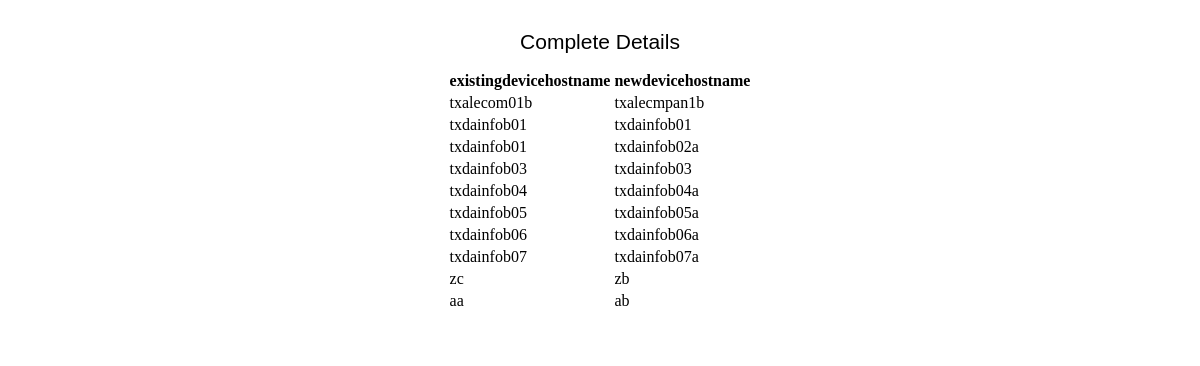
Screenshot of /cable/ccmd/ with the database file from the repository.
### cablematrix/models.py (models this page shows)
class cablematrix(models.Model):
    ticket_type=[
        ('email','EMAIL'),
        ('ess','ESS'),
        ('itons','ITONS'),
        ('aorts','AORTS'),
    ]
    status_type=[
        ('active','ACTIVE'),
        ('inprogress','INPROGRESS'),
        ('completed','COMPLETED'),
        ('onhold','ONHOLD'),
        ('cancelled','CANCELLED'),
        ('yettowork','Yet To Work'),
        ('notrequired','Not Required'),
    ]
    planner_type=[
        ('kalasapati venkata srivalli','KALASAPATI, VENKATA SRIVALLI'),
        ('dharanidhar mandala','DHARANIDHAR MANDALA'),
        ('syed khaja hussain','SYED, KHAJA HUSSAIN'),
        ('pasunuru santosh','PASUNURU, SANTOSH'),
        ('ravipati pavan kumar','RAVIPATI, PAVAN KUMAR'),
        ('ravilisetty satya madhav','RAVILISETTY, SATYA MADHAV'),
        ('tharigopula narendra reddy','THARIGOPULA, NARENDRA REDDY'),
        ('sangisetti pranay teja','SANGISETTI, PRANAY TEJA'),
    ]
    requestor=models.CharField(max_length=1000,null=True, blank=True)
    requesttypedatafeedmgmtcables=models.CharField(max_length=1000,null=True, blank=True)
    existingdevicehostname=models.CharField(max_length=1000,null=True, blank=True)
    existingdevicemodel=models.CharField(max_length=1000,null=True, blank=True)
    requirementreceiveddate=models.DateField(null=True, blank=True)
    implementationpmattno=models.CharField(max_length=1000,null=True, blank=True)
    capitalpmattno=models.CharField(max_length=1000,null=True, blank=True)
    projectname=models.CharField(max_length=1000,null=True, blank=True)
    projectmanager=models.CharField(max_length=1000,null=True, blank=True)
    newdevicehostname=models.CharField(max_length=1000,null=True, blank=True)
    newdevicemodel=models.CharField(max_length=1000,null=True, blank=True)
    location=models.CharField(max_length=1000,null=True, blank=True)
    clli=models.CharField(max_length=1000,null=True, blank=True)
    domain=models.CharField(max_length=1000,null=True, blank=True)
    planner=models.CharField(max_length=1000,choices=planner_type,null=True, blank=True)
    dcsrequesteddate=models.DateField(null=True, blank=True)
    dcsrequestid=models.CharField(max_length=1000,null=True, blank=True)
    dcsrequestapproveddate=models.DateField(null=True, blank=True)
    dcsrequeststatus=models.CharField(max_length=1000,choices=status_type,null=True, blank=True)
    powercabinetstatus=models.CharField(max_length=1000,choices=status_type,null=True, blank=True)
    rackstackstatus=models.CharField(max_length=1000,choices=status_type,null=True, blank=True)
    cabletracerequesteddate=models.DateField(null=True, blank=True)
    cabletracereceiveddate=models.DateField(null=True, blank=True)
    cabletraceticketsrequired=models.CharField(max_length=1000,choices=ticket_type,null=True, blank=True)
    cabletraceticketrequesteddate=models.DateField(null=True, blank=True)
    cabletraceticketrequestedid=models.CharField(max_length=1000,null=True, blank=True)
    cabletraceticketcloseddate=models.DateField(null=True, blank=True)
    cabletracestatus=models.CharField(max_length=1000,choices=status_type,null=True, blank=True)
    networkdesignstartdate=models.DateField(null=True, blank=True)
    networkdesigncloseddate=models.DateField(null=True, blank=True)
    networkdesignstatus=models.CharField(max_length=1000,choices=status_type,null=True, blank=True)
    cablematrixstarteddate=models.DateField(null=True, blank=True)
    cablematrixcompleteddate=models.DateField(null=True, blank=True)
    cablematrixstatus=models.CharField(max_length=1000,choices=status_type,null=True, blank=True)
    deviceinstallationrequesteddate=models.DateField(null=True, blank=True)
    deviceinstallationticketrequired=models.CharField(max_length=1000,choices=ticket_type,null=True, blank=True)
    deviceinstallationticketrequesteddate=models.DateField(null=True, blank=True)
    deviceinstallationticketrequestid=models.CharField(max_length=1000,null=True, blank=True)
    deviceinstallationticketcloseddate=models.DateField(null=True, blank=True)
    deviceinstallationstatus=models.CharField(max_length=1000,choices=status_type,null=True, blank=True)
    deviceinstallationcompletiondate=models.DateField(null=True, blank=True)
    portassignmentticketrequired=models.CharField(max_length=1000,choices=ticket_type,null=True, blank=True)
    portassignmentticketrequesteddate=models.DateField(null=True, blank=True)
    portassignmentticketrequestid=models.CharField(max_length=1000,null=True, blank=True)
    portassignmentstatus=models.CharField(max_length=1000,choices=status_type,null=True, blank=True)
    portassignmentticketcloseddate=models.DateField(null=True, blank=True)
    cablemeasurementticketrequired=models.CharField(max_length=1000,choices=ticket_type,null=True, blank=True)
    cablemeasurementticketrequesteddate=models.DateField(null=True, blank=True)
    cablemeasurementticketrequestedid=models.CharField(max_length=1000,null=True, blank=True)
    cablemeasurementstatus=models.CharField(max_length=1000,choices=status_type,null=True, blank=True)
    cablemeasurementticketcloseddate=models.DateField(null=True, blank=True)
    dateofordercables=models.DateField(null=True, blank=True)
    dateofordersfps=models.DateField(null=True, blank=True)
    deliveryetacables=models.DateField(null=True, blank=True)
    deliveryetasfps=models.DateField(null=True, blank=True)
    cablesfporderstatus=models.CharField(max_length=1000,choices=status_type,null=True, blank=True)
    bladecablefibersfpinstallationticketrequired=models.CharField(max_length=1000,choices=ticket_type,null=True, blank=True)
    bladecablefibersfpinstallationticketrequesteddate=models.DateField(null=True, blank=True)
    bladecablefibersfpinstallationticketrequestedid=models.CharField(max_length=1000,null=True, blank=True)
    bladecablefibersfpinstallationstatus=models.CharField(max_length=1000,choices=status_type,null=True, blank=True)
    bladecablefibersfpinstallationticketcloseddate=models.DateField(null=True, blank=True)
    oobamityticket=models.CharField(max_length=1000,choices=ticket_type,null=True, blank=True)
    oobamityticketrequesteddate=models.DateField(null=True, blank=True)
    oobamityticketrequestedid=models.CharField(max_length=1000,null=True, blank=True)
    oobamityticketstatus=models.CharField(max_length=1000,choices=status_type,null=True, blank=True)
    oobamityticketcloseddate=models.DateField(null=True, blank=True)
    subnetvlanticketrequired=models.CharField(max_length=1000,choices=ticket_type,null=True, blank=True)
    subnetvlanticketrequesteddate=models.DateField(null=True, blank=True)
    subnetvlanticketrequestedid=models.CharField(max_length=1000,null=True, blank=True)
    subnetvlanticketrequeststatus=models.CharField(max_length=1000,choices=status_type,null=True, blank=True)
    subnetvlanticketcloseddate=models.DateField(null=True, blank=True)
    subnetvlanipsrequesteddate=models.DateField(null=True, blank=True)
    subnetvlanipsrequeststatus=models.CharField(max_length=1000,choices=status_type,null=True, blank=True)
    subnetvlandnsrequesteddate=models.DateField(null=True, blank=True)
    subnetvlandnsrequeststatus=models.CharField(max_length=1000,choices=status_type,null=True, blank=True)
    portturnupticketrequired=models.CharField(max_length=1000,choices=status_type,null=True, blank=True)
    portturnupticketrequesteddate=models.DateField(null=True, blank=True)
    portturnupticketrequestedid=models.CharField(max_length=1000,null=True, blank=True)
    portturnupmgmtstatus=models.CharField(max_length=1000,choices=status_type,null=True, blank=True)
    portturnupdatafeedstatus=models.CharField(max_length=1000,choices=status_type,null=True, blank=True)
    portturnupticketcloseddate=models.DateField(null=True, blank=True)
    fwsvtstarteddate=models.DateField(null=True, blank=True)
    fwsvtstatus=models.CharField(max_length=1000,choices=status_type,null=True, blank=True)
    fwsvtcompleteddate=models.DateField(null=True, blank=True)
    turnoverdocumentstarteddate=models.DateField(null=True, blank=True)
    turnoverdocumentstatus=models.CharField(max_length=1000,choices=status_type,null=True, blank=True)
    turnoverdocumentcompleteddate=models.DateField(null=True, blank=True)
    fwmigrationpolicyimportdate=models.DateField(null=True, blank=True)
    fwmigrationproductiondate=models.DateField(null=True, blank=True)
    fwmigrationstatus=models.CharField(max_length=1000,choices=status_type,null=True, blank=True)
    fwdecommissioneddate=models.DateField(null=True, blank=True)
    fwdecommissionstatus=models.CharField(max_length=1000,choices=status_type,null=True, blank=True)

### cablematrix/views.py (the view)
# urls.py: path('ccmd/',ccmd),
def ccmd(request):
    s=cablematrix.objects.all()
    dicts={'alls':s}
    return render(request,'cablematrix/ccmd.html',dicts)

### templates/cablematrix/ccmd.html (shortened to what this page needs)
{%load static%}
<!DOCTYPE html>
<html>
    <head>
<link rel="stylesheet" href="{% static 'stylesheet/cablematrix/portform.css'%}"/>
    </head>
    <body>
    <div class="container form-container mt-3">
        <h2 class="form-heading" style='color:black; text-align:center;'>Complete Details</h2>
            <table>
                <tr>
                    <th>existingdevicehostname</th>
                    <th>newdevicehostname</th>
                </tr>
                {% for i in alls %}
                <tr>
                <td>{{i.existingdevicehostname}}</td>
                <td>{{i.newdevicehostname}}</td>
                {% endfor %}
                </tr>
            </table>
    </div>
</body>
</html>

### static/stylesheet/cablematrix/portform.css (style rules this page uses)
body { margin: 0px; }
.form-heading { color: white; font-family: Arial, sans-serif; font-size: 21px; font-weight: 500; margin-top: 5px; margin-bottom: 15px; }
.container { background-color: white; padding: 25px; border-radius: 10px; }
.form-container { display: flex; flex-direction: column; justify-content: center; align-items: center; }

### rows the page displays
cablematrix: existingdevicehostname "txalecom01b", newdevicehostname "txalecmpan1b"
cablematrix: existingdevicehostname "txdainfob01", newdevicehostname "txdainfob01"
cablematrix: existingdevicehostname "txdainfob01", newdevicehostname "txdainfob02a"
cablematrix: existingdevicehostname "txdainfob03", newdevicehostname "txdainfob03"
cablematrix: existingdevicehostname "txdainfob04", newdevicehostname "txdainfob04a"
cablematrix: existingdevicehostname "txdainfob05", newdevicehostname "txdainfob05a"
cablematrix: existingdevicehostname "txdainfob06", newdevicehostname "txdainfob06a"
cablematrix: existingdevicehostname "txdainfob07", newdevicehostname "txdainfob07a"
cablematrix: existingdevicehostname "zc", newdevicehostname "zb"
cablematrix: existingdevicehostname "aa", newdevicehostname "ab"
